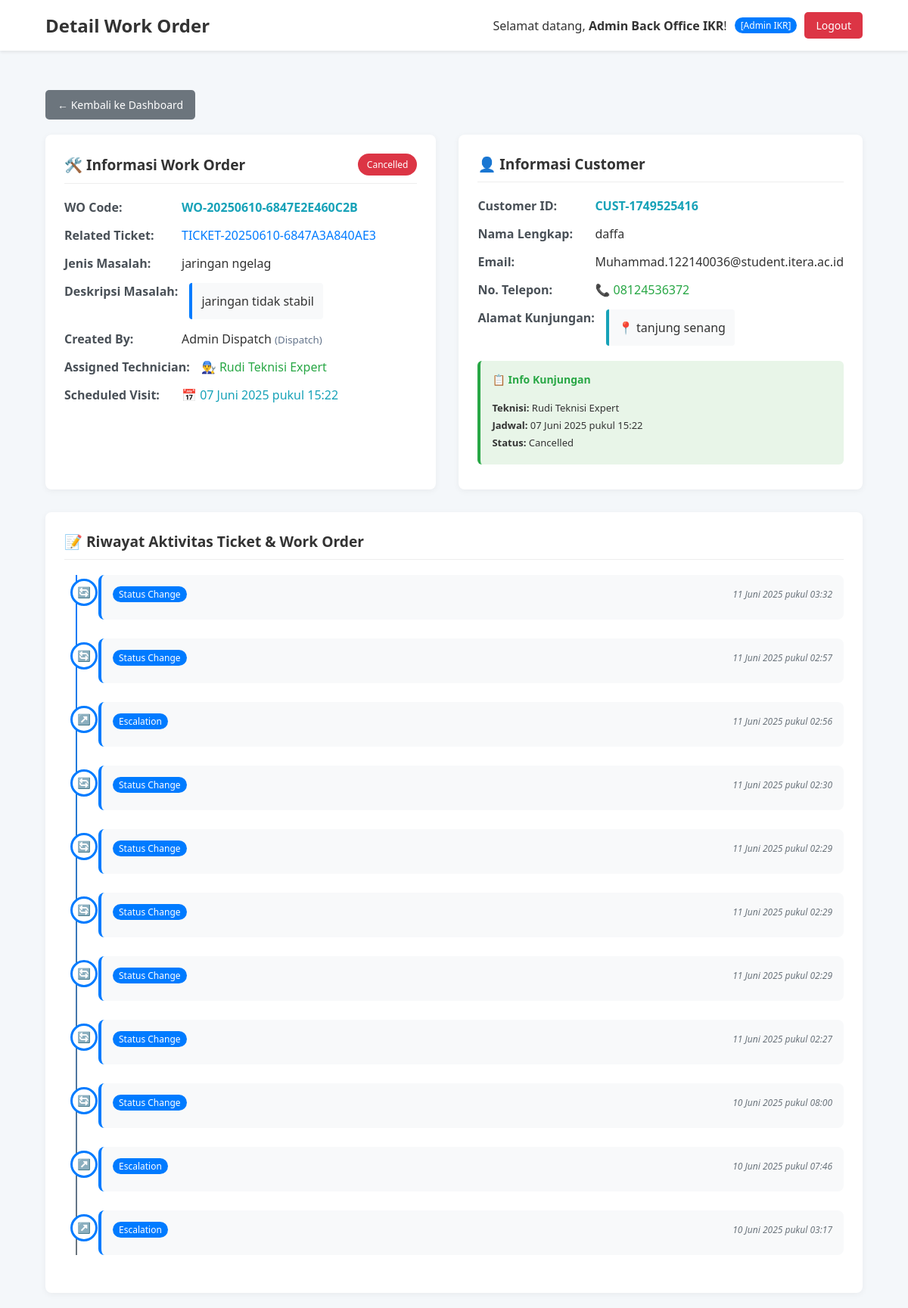
The app's page /view_work_order.php?id=1 (signed in) with its own data.
### tables this page shows
CREATE TABLE `tr_work_orders` (
  `id` int(11) NOT NULL,
  `wo_code` varchar(50) NOT NULL,
  `ticket_id` int(11) NOT NULL,
  `created_by_dispatch_id` int(11) NOT NULL,
  `forwarded_by_dispatch_id` int(11) DEFAULT NULL,
  `reviewed_by_dispatch_id` int(11) DEFAULT NULL,
  `closed_by_bor_id` int(11) DEFAULT NULL,
  `assigned_to_vendor_id` int(11) DEFAULT NULL,
  `scheduled_by_admin_id` int(11) DEFAULT NULL,
  `scheduled_visit_date` datetime DEFAULT NULL,
  `scheduled_at` timestamp NULL DEFAULT NULL,
  `forwarded_to_admin_at` timestamp NULL DEFAULT NULL,
  `reviewed_at` timestamp NULL DEFAULT NULL,
  `closed_at` timestamp NULL DEFAULT NULL,
  `bor_closed_at` datetime DEFAULT NULL,
  `bor_closed_by` int(11) DEFAULT NULL,
  `status` enum('Pending','Sent to Dispatch','Received by Admin IKR','Scheduled by Admin IKR','Scheduled','In Progress','Completed by Technician','Completed','Reviewed by Dispatch','Waiting For BOR Review','Closed by BOR','Cancelled') NOT NULL DEFAULT 'Pending',
  `priority_level` enum('Normal','Medium','High') DEFAULT 'Normal',
  `visit_report` text DEFAULT NULL,
  `admin_notes` text DEFAULT NULL,
  `dispatch_review_notes` text DEFAULT NULL,
  `work_quality_rating` enum('Excellent','Good','Satisfactory','Needs Improvement') DEFAULT NULL,
  `ticket_resolution_status` enum('Fully Resolved','Partially Resolved','Not Resolved') DEFAULT NULL,
  `bor_decision` enum('approve','reject') DEFAULT NULL,
  `created_at` timestamp NOT NULL DEFAULT current_timestamp(),
  `started_at` datetime DEFAULT NULL,
  `completed_at` datetime DEFAULT NULL,
  `estimated_duration` int(11) DEFAULT NULL,
  `actual_duration` int(11) DEFAULT NULL,
  `pre_work_notes` text DEFAULT NULL,
  `priority_updated_by` int(11) DEFAULT NULL,
  `priority_updated_at` datetime DEFAULT NULL,
  `pending_reason` text DEFAULT NULL,
  `pending_by` int(11) DEFAULT NULL,
  `pending_at` datetime DEFAULT NULL
);

CREATE TABLE `tr_tickets` (
  `id` int(11) NOT NULL,
  `ticket_code` varchar(50) NOT NULL,
  `customer_id` int(11) NOT NULL,
  `title` varchar(255) NOT NULL,
  `description` text NOT NULL,
  `status` enum('Open','On Progress - Customer Care','On Progress - BOR','Waiting for Dispatch','Waiting for Admin IKR','Waiting For BOR Review','Closed - Solved','Closed - Unsolved') NOT NULL DEFAULT 'Open',
  `created_by_user_id` int(11) NOT NULL,
  `current_owner_user_id` int(11) NOT NULL,
  `created_at` timestamp NOT NULL DEFAULT current_timestamp(),
  `closed_at` timestamp NULL DEFAULT NULL,
  `complain_channel` varchar(50) DEFAULT NULL,
  `jenis_tiket` varchar(32) DEFAULT NULL
);

CREATE TABLE `ms_users` (
  `id` int(11) NOT NULL,
  `username` varchar(100) NOT NULL,
  `password` varchar(255) NOT NULL,
  `full_name` varchar(255) NOT NULL,
  `role` enum('Customer Care','BOR','Dispatch','Vendor IKR','Admin IKR','Admin') NOT NULL
);

CREATE TABLE `ms_customers` (
  `id` int(11) NOT NULL,
  `customer_id_number` varchar(50) NOT NULL,
  `full_name` varchar(255) NOT NULL,
  `address` text NOT NULL,
  `phone_number` varchar(20) DEFAULT NULL,
  `email` varchar(100) DEFAULT NULL,
  `created_at` timestamp NOT NULL DEFAULT current_timestamp(),
  `provinsi` varchar(100) DEFAULT NULL,
  `kota` varchar(100) DEFAULT NULL
);

CREATE TABLE `tr_ticket_updates` (
  `id` int(11) NOT NULL,
  `ticket_id` int(11) NOT NULL,
  `user_id` int(11) NOT NULL,
  `update_type` enum('Comment','Status Change','Escalation','First Level Handling') NOT NULL,
  `description` text NOT NULL,
  `created_at` timestamp NOT NULL DEFAULT current_timestamp()
);

### view_work_order.php (the view, shortened to what this page needs)
<?php
include 'config/db_connect.php';
$wo_id = (int)$_GET['id'];
$sql_wo_detail = "SELECT
    wo.id,
    wo.wo_code,
    wo.status as wo_status,
    wo.scheduled_visit_date,
    wo.visit_report,
    t.id as ticket_id,
    t.ticket_code,
    t.title as ticket_title,
    t.description as ticket_description,
    t.status as ticket_status,
    t.created_at as ticket_created,
    c.customer_id_number,
    c.full_name as customer_name,
    c.address as customer_address,
    c.phone_number as customer_phone,
    c.email as customer_email,
    u_creator.full_name as created_by_name,
    u_creator.role as creator_role,
    u_vendor.full_name as assigned_vendor_name,
    u_vendor.id as vendor_id
FROM tr_work_orders wo
JOIN tr_tickets t ON wo.ticket_id = t.id
JOIN ms_customers c ON t.customer_id = c.id
JOIN ms_users u_creator ON wo.created_by_dispatch_id = u_creator.id
LEFT JOIN ms_users u_vendor ON wo.assigned_to_vendor_id = u_vendor.id
WHERE wo.id = '$wo_id'";
$result_wo = mysqli_query($conn, $sql_wo_detail);
$wo = mysqli_fetch_assoc($result_wo);
$sql_updates = "SELECT
    tu.update_type,
    tu.description,
    tu.created_at,
    u.full_name as user_name,
    u.role as user_role
FROM tr_ticket_updates tu
JOIN ms_users u ON tu.user_id = u.id
WHERE tu.ticket_id = '{$wo['ticket_id']}'
ORDER BY tu.created_at DESC";
$result_updates = mysqli_query($conn, $sql_updates);
$updates = mysqli_fetch_all($result_updates, MYSQLI_ASSOC);
function formatTanggalIndonesia($datetime) {
    $tanggal = new DateTime($datetime);
    $bulan = [
        1 => 'Januari', 2 => 'Februari', 3 => 'Maret', 4 => 'April',
        5 => 'Mei', 6 => 'Juni', 7 => 'Juli', 8 => 'Agustus',
        9 => 'September', 10 => 'Oktober', 11 => 'November', 12 => 'Desember'
    ];
    $hari = $tanggal->format('d');
    $bulan_nama = $bulan[(int)$tanggal->format('m')];
    $tahun = $tanggal->format('Y');
    $jam = $tanggal->format('H:i');
    return "$hari $bulan_nama $tahun pukul $jam";
}
?>
<!DOCTYPE html>
<html lang="id">
<head>
    <link rel="stylesheet" href="css/style.css">
</head>
<body>
    <header class="main-header">
        <div class="container">
            <h1>Detail Work Order</h1>
            <div class="user-info">
                <span>Selamat datang, <strong><?php echo htmlspecialchars($_SESSION['user_full_name']); ?></strong>!</span>
                <span class="user-role <?php echo $_SESSION['user_role'] === 'Dispatch' ? 'user-role-dispatch' : ($_SESSION['user_role'] === 'BOR' ? 'user-role-bor' : ''); ?>">
                    [<?php echo htmlspecialchars($_SESSION['user_role']); ?>]
                </span>
                <a href="logout.php" class="btn-logout">Logout</a>
            </div>
        </div>
    </header>
    <main class="container">
        <div class="back-button-section">
            <?php
            $back_url = 'dashboard.php';
            ?>
            <a href="<?php echo $back_url; ?>" class="btn-back">← Kembali ke Dashboard</a>
        </div>
        <div class="ticket-detail-grid">
            <section class="card ticket-info-card">
                <div class="card-header">
                    <h3>🛠️ Informasi Work Order</h3>
                    <div class="ticket-status-badge">
                        <?php
                        $status_color = '';
                        switch($wo['wo_status']) {
                            case 'Cancelled': $status_color = 'background-color: #dc3545; color: white;'; break;
                        }
                        ?>
                        <span class="status" style="<?php echo $status_color; ?>">
                            <?php echo htmlspecialchars($wo['wo_status']); ?>
                        </span>
                    </div>
                </div>
                <div class="ticket-info">
                    <div class="info-row">
                        <label>WO Code:</label>
                        <strong style="color: #17a2b8;"><?php echo htmlspecialchars($wo['wo_code']); ?></strong>
                    </div>
                    <div class="info-row">
                        <label>Related Ticket:</label>
                        <a href="view_ticket.php?id=<?php echo $wo['ticket_id']; ?>" style="color: #007bff; text-decoration: none;">
                            <?php echo htmlspecialchars($wo['ticket_code']); ?>
                        </a>
                    </div>
                    <div class="info-row">
                        <label>Jenis Masalah:</label>
                        <span style="font-weight: 500;"><?php echo htmlspecialchars($wo['ticket_title']); ?></span>
                    </div>
                    <div class="info-row">
                        <label>Deskripsi Masalah:</label>
                        <div class="description-box">
                            <?php echo nl2br(htmlspecialchars($wo['ticket_description'])); ?>
                        </div>
                    </div>
                    <div class="info-row">
                        <label>Created By:</label>
                        <span><?php echo htmlspecialchars($wo['created_by_name']); ?>
                              <small style="color: #64748b;">(<?php echo htmlspecialchars($wo['creator_role']); ?>)</small>
                        </span>
                    </div>
                    <div class="info-row">
                        <label>Assigned Technician:</label>
                        <?php if ($wo['assigned_vendor_name']): ?>
                            <span style="font-weight: 500; color: #28a745;">
                                👨‍🔧 <?php echo htmlspecialchars($wo['assigned_vendor_name']); ?>
                            </span>
                        <?php else: ?>
                            <span style="color: #ffc107;">⏳ Belum di-assign</span>
                        <?php endif; ?>
                    </div>
                    <?php if ($wo['scheduled_visit_date']): ?>
                    <div class="info-row">
                        <label>Scheduled Visit:</label>
                        <span style="font-weight: 500; color: #17a2b8;">
                            📅 <?php echo formatTanggalIndonesia($wo['scheduled_visit_date']); ?>
                        </span>
                    </div>
                    <?php endif; ?>
                </div>
            </section>
            <section class="card customer-info-card">
                <div class="card-header">
                    <h3>👤 Informasi Customer</h3>
                </div>
                <div class="customer-info">
                    <div class="info-row">
                        <label>Customer ID:</label>
                        <strong style="color: #17a2b8;"><?php echo htmlspecialchars($wo['customer_id_number']); ?></strong>
                    </div>
                    <div class="info-row">
                        <label>Nama Lengkap:</label>
                        <span style="font-weight: 500;"><?php echo htmlspecialchars($wo['customer_name']); ?></span>
                    </div>
                    <div class="info-row">
                        <label>Email:</label>
                        <span><?php echo htmlspecialchars($wo['customer_email']); ?></span>
                    </div>
                    <div class="info-row">
                        <label>No. Telepon:</label>
                        <span style="font-weight: 500; color: #28a745;">
                            📞 <?php echo htmlspecialchars($wo['customer_phone']); ?>
                        </span>
                    </div>
                    <div class="info-row">
                        <label>Alamat Kunjungan:</label>
                        <div class="address-box" style="border-left-color: #17a2b8;">
                            📍 <?php echo nl2br(htmlspecialchars($wo['customer_address'])); ?>
                        </div>
                    </div>
                    <?php if ($wo['assigned_vendor_name'] && $wo['scheduled_visit_date']): ?>
                    <div style="margin-top: 20px; padding: 15px; background-color: #e8f5e8; border-radius: 6px; border-left: 4px solid #28a745;">
                        <h4 style="margin-top: 0; color: #28a745; font-size: 14px;">📋 Info Kunjungan</h4>
                        <p style="margin: 5px 0; font-size: 13px;"><strong>Teknisi:</strong> <?php echo htmlspecialchars($wo['assigned_vendor_name']); ?></p>
                        <p style="margin: 5px 0; font-size: 13px;"><strong>Jadwal:</strong> <?php echo formatTanggalIndonesia($wo['scheduled_visit_date']); ?></p>
                        <p style="margin: 5px 0; font-size: 13px;"><strong>Status:</strong> <?php echo htmlspecialchars($wo['wo_status']); ?></p>
                    </div>
                    <?php endif; ?>
                </div>
            </section>
        </div>
        <section class="card timeline-card">
            <div class="card-header">
                <h3>📝 Riwayat Aktivitas Ticket & Work Order</h3>
            </div>
            <div class="ticket-info">
                <?php if (empty($updates)): ?>
                    <div class="no-updates">
                        <p>Belum ada aktivitas pada ticket ini.</p>
                    </div>
                <?php else: ?>
                    <div class="timeline">
                        <?php foreach ($updates as $update): ?>
                            <div class="timeline-item">
                                <div class="timeline-marker">
                                    <?php
                                    $icon = '';
                                    switch ($update['update_type']) {
                                        case 'Status Change': $icon = '🔄'; break;
                                        case 'Escalation': $icon = '↗️'; break;
                                    }
                                    echo $icon;
                                    ?>
                                </div>
                                <div class="timeline-content">
                                    <div class="timeline-header">
                                        <span class="update-type"><?php echo htmlspecialchars($update['update_type']); ?></span>
                                        <span class="update-time"><?php echo formatTanggalIndonesia($update['created_at']); ?></span>
                                    </div>
                                </div>
                            </div>
                        <?php endforeach; ?>
                    </div>
                <?php endif; ?>
            </div>
        </section>

### records on screen
tr_work_orders: status "Cancelled", wo_code "WO-20250610-6847E2E460C2B", ticket.ticket_code "TICKET-20250610-6847A3A840AE3", ticket.title "jaringan ngelag", ticket.description "jaringan tidak stabil", reviewed_by_dispatch.full_name "Admin Dispatch", reviewed_by_dispatch.role "Dispatch", assigned_to_vendor.full_name "Rudi Teknisi Expert", scheduled_visit_date "07 Juni 2025 pukul 15:22", ms_customers.customer_id_number "CUST-1749525416", ms_customers.full_name "daffa", ms_customers.email "Muhammad.122140036@student.itera.ac.id", ms_customers.phone_number "08124536372", ms_customers.address "tanjung senang"
tr_ticket_updates: update_type "🔄", update_type "Status Change", created_at "11 Juni 2025 pukul 03:32"
tr_ticket_updates: update_type "🔄", update_type "Status Change", created_at "11 Juni 2025 pukul 02:57"
tr_ticket_updates: update_type "↗️", update_type "Escalation", created_at "11 Juni 2025 pukul 02:56"
tr_ticket_updates: update_type "🔄", update_type "Status Change", created_at "11 Juni 2025 pukul 02:30"
tr_ticket_updates: update_type "🔄", update_type "Status Change", created_at "11 Juni 2025 pukul 02:29"
tr_ticket_updates: update_type "🔄", update_type "Status Change", created_at "11 Juni 2025 pukul 02:29"
tr_ticket_updates: update_type "🔄", update_type "Status Change", created_at "11 Juni 2025 pukul 02:29"
tr_ticket_updates: update_type "🔄", update_type "Status Change", created_at "11 Juni 2025 pukul 02:27"
tr_ticket_updates: update_type "🔄", update_type "Status Change", created_at "10 Juni 2025 pukul 08:00"
tr_ticket_updates: update_type "↗️", update_type "Escalation", created_at "10 Juni 2025 pukul 07:46"
tr_ticket_updates: update_type "↗️", update_type "Escalation", created_at "10 Juni 2025 pukul 03:17"

### other values on screen
$_SESSION['user_full_name'] "Admin Back Office IKR"
$_SESSION['user_role'] "Admin IKR"
